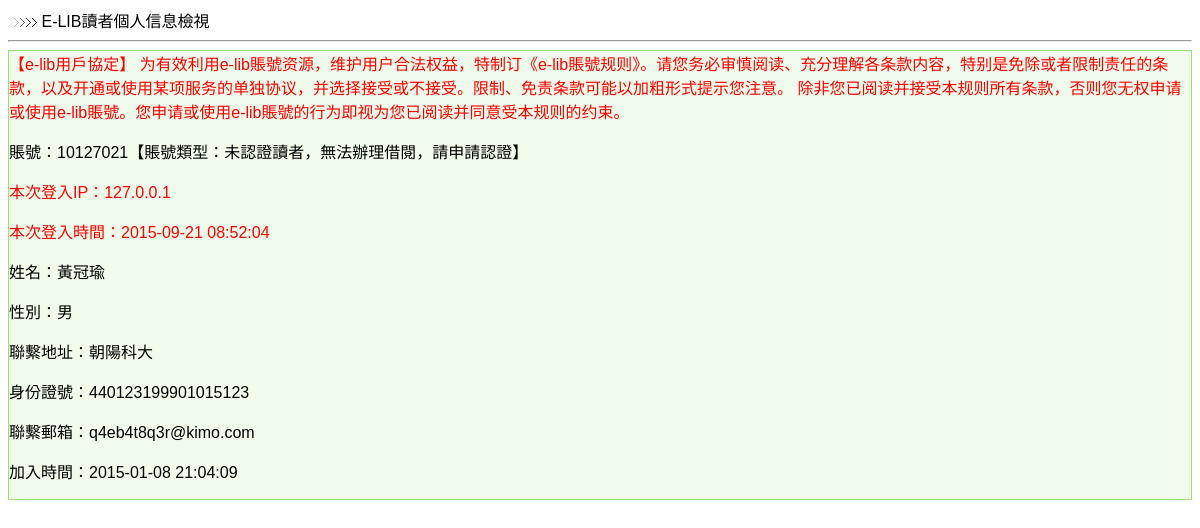
Screenshot of /e-lib/reader_info.php (signed in) with the database file from the repository.
### tables this page shows
CREATE TABLE IF NOT EXISTS `userinfo` (
  `id` int(11) NOT NULL AUTO_INCREMENT,
  `userID` varchar(50) NOT NULL,
  `userName` varchar(30) NOT NULL,
  `userPwd` varchar(50) NOT NULL,
  `userSex` varchar(2) NOT NULL,
  `userAddress` varchar(200) NOT NULL,
  `userCardId` varchar(18) NOT NULL,
  `userMail` varchar(100) NOT NULL,
  `regTime` varchar(30) NOT NULL,
  `readerVip` varchar(5) NOT NULL DEFAULT '否',
  PRIMARY KEY (`id`),
  UNIQUE KEY `userID` (`userID`)
);

### e-lib/reader_info.php (the view, shortened to what this page needs)
<html>
<head>
<link rel="stylesheet" type="text/css" href="../public/css/style.css"/>
</head>
<body>
<img src="../public/img/more.gif" /> E-LIB讀者個人信息檢視
<hr>
<div style="text-align:left;border:1px solid #9bdf70;background:#f0fbeb;" >
<span style="color:red;">【e-lib用戶協定】
为有效利用e-lib賬號资源，维护用户合法权益，特制订《e-lib賬號规则》。请您务必审慎阅读、充分理解各条款内容，特别是免除或者限制责任的条款，以及开通或使用某项服务的单独协议，并选择接受或不接受。限制、免责条款可能以加粗形式提示您注意。
除非您已阅读并接受本规则所有条款，否则您无权申请或使用e-lib賬號。您申请或使用e-lib賬號的行为即视为您已阅读并同意受本规则的约束。</span><br>
<?php
	include("../dbconf.php");
	$sql="select * from userinfo where userID='".$_SESSION['username']."'";
	$result=mysqli_query($link,$sql);
	while ($row=mysqli_fetch_array($result))
	{
		if($row[9]=="是")
		{
			$nametype= "賬號類型：已認證讀者，貴賓用戶，可辦理借閱";
		}
		else
		{
			$nametype= "賬號類型：未認證讀者，無法辦理借閱，請申請認證";
		}
		echo "<p>賬號：".$row[1]."【".$nametype."】</p>";
		echo "<p style=\"color:red\">本次登入IP：".$_SESSION['loginIP']."</p>";
		echo "<p style=\"color:red\">本次登入時間：".$_SESSION['logintime']."</p>";
		echo "<p>姓名：".$row[2]."</p>";
		echo "<p>性別：".$row[4]."</p>";
		echo "<p>聯繫地址：".$row[5]."</p>";
		echo "<p>身份證號：".$row[6]."</p>";
		echo "<p>聯繫郵箱：".$row[7]."</p>";
		echo "<p>加入時間：".$row[8]."</p>";
	}
		?>
</div>
</body>
</html>

### public/css/style.css (style rules this page uses)
body { font-family:"WenQuanYi Micro Hei","WenQuanYi Zen Hei","Microsoft YaHei",arial,sans-serif; font-size:16px }
img { border:0; }

### rows the page displays
userinfo: userID "10127021", readerVip "賬號類型：未認證讀者，無法辦理借閱，請申請認證", userName "黃冠瑜", userSex "男", userAddress "朝陽科大", userCardId "440123199901015123", userMail "q4eb4t8q3r@kimo.com", regTime "2015-01-08 21:04:09"
